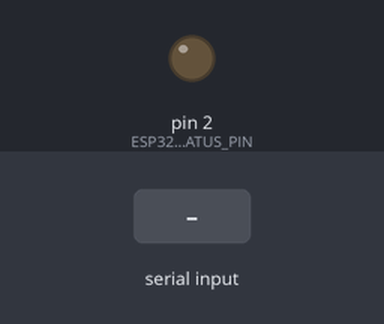
Bench run of a sketch on a simulated Arduino Mega 2560, built with avr-gcc and run on an emulated ATmega2560. On the bench: output pins drawn as LEDs (lit = HIGH). Inputs (shaded band) come from the test bench. What the sketch prints to the serial monitor is not drawn.

Above: at 16.2 s.
16.3 s: "ESP32_READY\n" received over the second serial link
At 16.8 s:
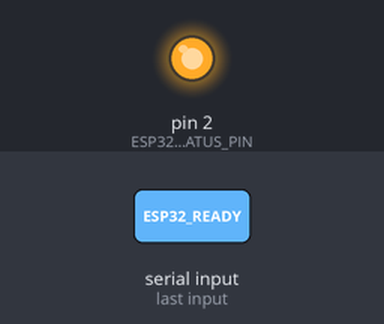
17.8 s: "SLAVE_STATUS:\n" received over the second serial link
19.3 s: "SLAVE_DATA:\n" received over the second serial link
Timing chart, 0 to 22.3 s (numbered marks = the images above; inputs shaded):
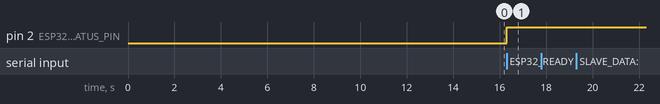

The sketch:

Mega2560_ESP32_________.ino
```cpp
/*
 * Mega2560 ESP32主设备 - 修改引脚版本
 * 功能：连接ESP32，实现无线数据同步
 * 使用Serial3避免与烧录引脚冲突
 */

// ESP32通信相关 - 修改引脚
#define ESP32_TX_PIN 14    // Mega2560 TX3 (原来是TX2 Pin 16)
#define ESP32_RX_PIN 15    // Mega2560 RX3 (原来是RX2 Pin 17)
#define ESP32_STATUS_PIN 2  // 状态指示

// 在Mega2560上使用Serial3与ESP32通信
#define esp32Serial Serial3

// 系统状态
bool esp32Connected = false;
unsigned long lastDataSync = 0;
const unsigned long SYNC_INTERVAL = 1000; // 1秒同步一次

// 原有的业务逻辑变量
struct Val {
  float servoAngle = 106.0;
  int servoSpeed = 4;
  int leftTime = 23;
  int rightTime = 3;
  int motorSpeed = 0;
  int centerValue = 1202;
  int displayAngle = 35;
  int buttonState = 1;
  int encoder0 = 0;
  int encoder1 = 0;
  int encoder2 = 0;
  int encoder3 = 0;
  int encoder4 = 0;
} Val;

int ecCnt[5] = {70, 17, 31, 102, 1};

void setup() {
  Serial.begin(115200);

  Serial.println("==========================================");
  Serial.println("Mega2560 ESP32主设备启动 - 修改引脚版本");
  Serial.println("==========================================");

  // 初始化ESP32通信
  initESP32Communication();

  // 初始化其他硬件
  initHardware();

  Serial.println("Mega2560主设备初始化完成！");
}

void loop() {
  // 处理ESP32通信
  handleESP32Communication();

  // 原有的业务逻辑
  handleBusinessLogic();

  // 同步数据到从设备
  syncDataToSlave();

  delay(10);
}

// 初始化ESP32通信
void initESP32Communication() {
  esp32Serial.begin(115200);
  pinMode(ESP32_STATUS_PIN, OUTPUT);
  digitalWrite(ESP32_STATUS_PIN, LOW);

  Serial.println("初始化ESP32通信...");
  Serial.println("等待ESP32启动...");

  // 等待ESP32发送ESP32_READY
  unsigned long timeout = millis() + 15000; // 增加超时时间到15秒
  while (millis() < timeout) {
    if (esp32Serial.available()) {
      String response = esp32Serial.readStringUntil('\n');
      response.trim();

      Serial.println("收到ESP32消息: " + response);

      if (response == "ESP32_READY") {
        esp32Connected = true;
        digitalWrite(ESP32_STATUS_PIN, HIGH);
        Serial.println("ESP32连接成功！");

        // 发送初始化命令
        sendToESP32("INIT_MASTER");
        return;
      }
    }
    delay(100);
  }

  esp32Connected = false;
  digitalWrite(ESP32_STATUS_PIN, LOW);
  Serial.println("ESP32连接超时！");
  Serial.println("将在loop()中继续尝试连接...");
}

// 处理ESP32通信
void handleESP32Communication() {
  if (esp32Serial.available()) {
    String data = esp32Serial.readStringUntil('\n');
    data.trim();

    Serial.println("收到ESP32数据: " + data);

    // 解析从设备状态数据
    if (data.startsWith("SLAVE_STATUS:")) {
      parseSlaveStatus(data);
    } else if (data.startsWith("SLAVE_DATA:")) {
      parseSlaveData(data);
    } else if (data == "ESP32_READY") {
      if (!esp32Connected) {
        esp32Connected = true;
        digitalWrite(ESP32_STATUS_PIN, HIGH);
        Serial.println("ESP32连接成功！");
        // 发送初始化命令
        sendToESP32("INIT_MASTER");
      }
    }
  }
}

// 发送数据到ESP32
void sendToESP32(String data) {
  if (esp32Connected) {
    esp32Serial.println(data);
    Serial.println("发送数据到ESP32: " + data);
  }
}

// 同步数据到从设备
void syncDataToSlave() {
  if (millis() - lastDataSync > SYNC_INTERVAL) {
    if (esp32Connected) {
      sendCurrentData();
    }
    lastDataSync = millis();
  }
}

// 发送当前数据
void sendCurrentData() {
  String data = "MASTER_DATA:" + String(Val.servoAngle, 2) + "," +
                String(Val.servoSpeed) + "," +
                String(Val.leftTime) + "," +
                String(Val.rightTime) + "," +
                String(Val.motorSpeed) + "," +
                String(Val.centerValue) + "," +
                String(Val.displayAngle) + "," +
                String(Val.buttonState) + "," +
                String(Val.encoder0) + "," +
                String(Val.encoder1) + "," +
                String(Val.encoder2) + "," +
                String(Val.encoder3) + "," +
                String(Val.encoder4) + "," +
                String(ecCnt[0]) + "," +
                String(ecCnt[1]) + "," +
                String(ecCnt[2]) + "," +
                String(ecCnt[3]) + "," +
                String(ecCnt[4]);

  sendToESP32(data);
}

// 解析从设备状态
void parseSlaveStatus(String data) {
  Serial.println("解析从设备状态: " + data);
  // 这里可以添加状态解析逻辑
}

// 解析从设备数据
void parseSlaveData(String data) {
  Serial.println("解析从设备数据: " + data);
  // 这里可以添加数据解析逻辑
}

// 初始化硬件
void initHardware() {
  Serial.println("初始化硬件...");

  // 模拟硬件初始化
  Serial.println("编码器初始化完成");
  Serial.println("按键初始化完成");
  Serial.println("舵机初始化完成");
  Serial.println("电机初始化完成");
}

// 处理业务逻辑
void handleBusinessLogic() {
  // 模拟业务逻辑处理
  static unsigned long lastUpdate = 0;
  if (millis() - lastUpdate > 100) {
    // 模拟数据变化
    Val.servoAngle += 0.1;
    if (Val.servoAngle > 180) Val.servoAngle = 0;

    ecCnt[0] = (ecCnt[0] + 1) % 100;
    ecCnt[1] = (ecCnt[1] + 1) % 100;

    lastUpdate = millis();
  }
}
```

Measured:
- after the input at 16.3 s, pin 2 (ESP32_STATUS_PIN): LOW → HIGH at once
- after the input at 17.8 s, every drawn part: stays the same
- after the input at 19.3 s, every drawn part: stays the same
